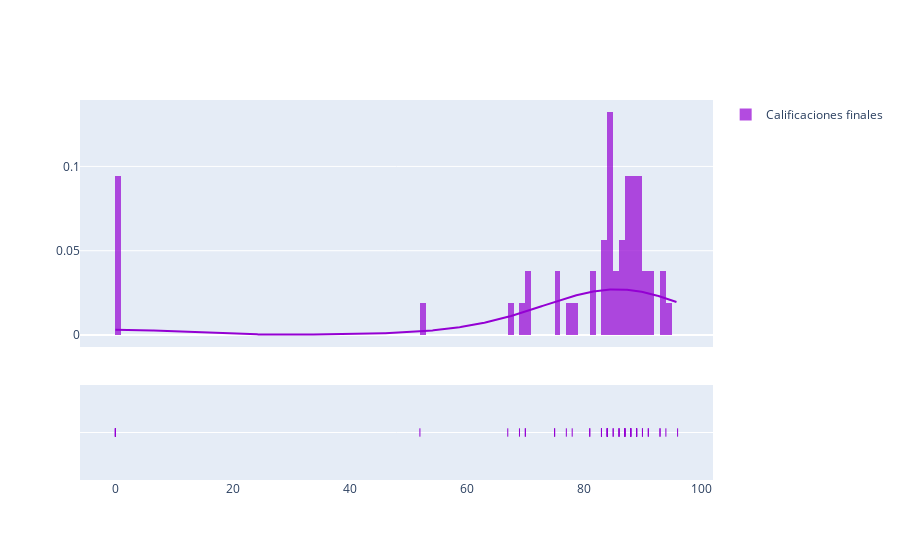

This figure's notebook cell:
### Code cell
import plotly.figure_factory as ff
import numpy as np

hist_data = [df["Calificación final"]]
group_labels = ['Calificaciones finales'] # name of the dataset

fig = ff.create_distplot(hist_data, group_labels,colors=["darkviolet"])
fig.show()

### Figure 1 — Plotly figure (JSON) as saved in the notebook; plotly's stock layout.template omitted (floating-point values rounded to 4 significant figures; data arrays with more than 128 entries replaced by an {"elided": "..."} marker saying what was removed)
{"data": [{"autobinx": false, "histnorm": "probability density", "legendgroup": "Calificaciones finales", "marker": {"color": "darkviolet"}, "name": "Calificaciones finales", "opacity": 0.7, "type": "histogram", "x": [84, 89, 75, 84, 88, 83, 89, 88, 91, 0, 77, 84, 67, 81, 88, 96, 84, 69, 84, 70, 88, 90, 0, 91, 86, 83, 89, 86, 75, 0, 87, 83, 94, 0, 88, 85, 85, 87, 81, 86, 70, 93, 87, 89, 93, 84, 0, 89, 90, 87, 87, 84, 52, 78], "xaxis": "x", "xbins": {"end": 96, "size": 1, "start": 0}, "yaxis": "y"}, {"legendgroup": "Calificaciones finales", "marker": {"color": "darkviolet"}, "mode": "lines", "name": "Calificaciones finales", "showlegend": false, "type": "scatter", "x": {"elided": "500 float values"}, "xaxis": "x", "y": {"elided": "500 float values"}, "yaxis": "y"}, {"legendgroup": "Calificaciones finales", "marker": {"color": "darkviolet", "symbol": "line-ns-open"}, "mode": "markers", "name": "Calificaciones finales", "showlegend": false, "type": "scatter", "x": [84, 89, 75, 84, 88, 83, 89, 88, 91, 0, 77, 84, 67, 81, 88, 96, 84, 69, 84, 70, 88, 90, 0, 91, 86, 83, 89, 86, 75, 0, 87, 83, 94, 0, 88, 85, 85, 87, 81, 86, 70, 93, 87, 89, 93, 84, 0, 89, 90, 87, 87, 84, 52, 78], "xaxis": "x", "y": ["Calificaciones finales", "Calificaciones finales", "Calificaciones finales", "Calificaciones finales", "Calificaciones finales", "Calificaciones finales", "Calificaciones finales", "Calificaciones finales", "Calificaciones finales", "Calificaciones finales", "Calificaciones finales", "Calificaciones finales", "Calificaciones finales", "Calificaciones finales", "Calificaciones finales", "Calificaciones finales", "Calificaciones finales", "Calificaciones finales", "Calificaciones finales", "Calificaciones finales", "Calificaciones finales", "Calificaciones finales", "Calificaciones finales", "Calificaciones finales", "Calificaciones finales", "Calificaciones finales", "Calificaciones finales", "Calificaciones finales", "Calificaciones finales", "Calificaciones finales", "Calificaciones finales", "Calificaciones finales", "Calificaciones finales", "Calificaciones finales", "Calificaciones finales", "Calificaciones finales", "Calificaciones finales", "Calificaciones finales", "Calificaciones finales", "Calificaciones finales", "Calificaciones finales", "Calificaciones finales", "Calificaciones finales", "Calificaciones finales", "Calificaciones finales", "Calificaciones finales", "Calificaciones finales", "Calificaciones finales", "Calificaciones finales", "Calificaciones finales", "Calificaciones finales", "Calificaciones finales", "Calificaciones finales", "Calificaciones finales"], "yaxis": "y2"}], "layout": {"barmode": "overlay", "hovermode": "closest", "legend": {"traceorder": "reversed"}, "xaxis": {"anchor": "y2", "domain": [0, 1], "zeroline": false}, "yaxis": {"anchor": "free", "domain": [0.35, 1], "position": 0}, "yaxis2": {"anchor": "x", "domain": [0, 0.25], "dtick": 1, "showticklabels": false}}}
